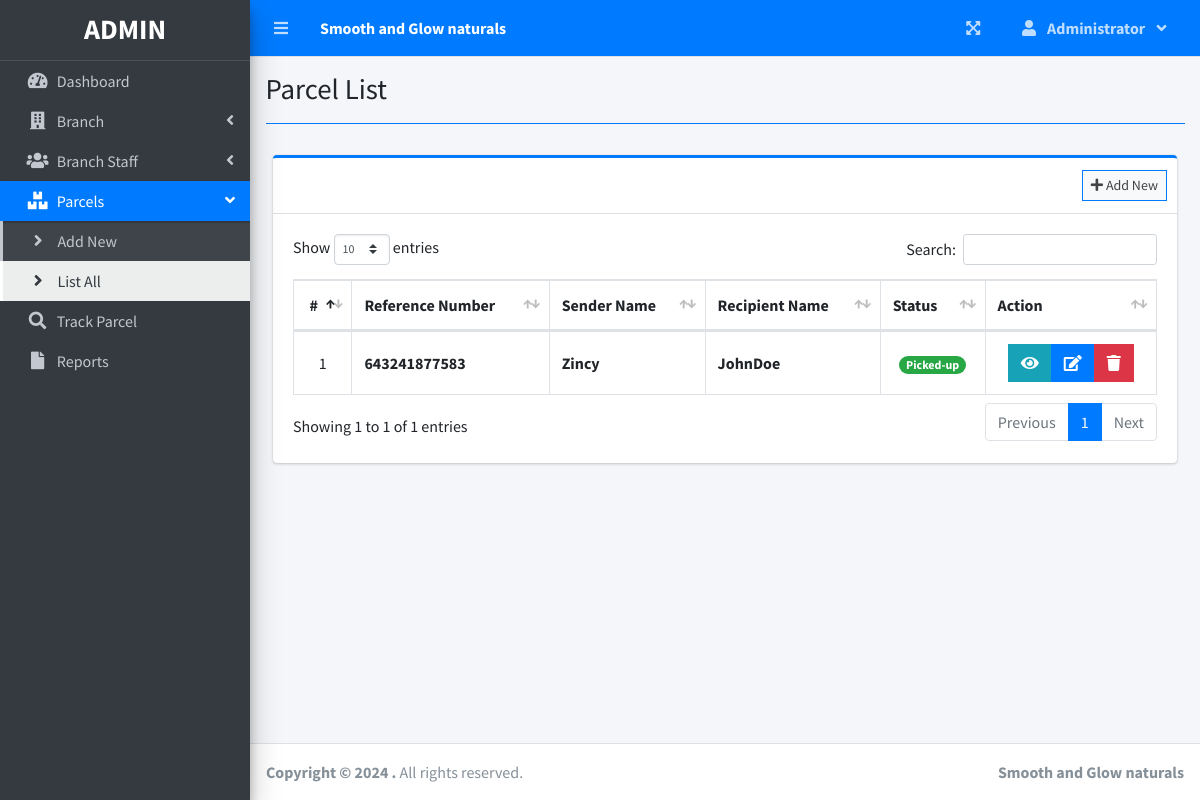
The page /index.php?page=parcel_list (signed in) on the database its author committed.
### tables this page shows
CREATE TABLE `parcels` (
  `id` int(30) NOT NULL,
  `reference_number` varchar(100) NOT NULL,
  `sender_name` text NOT NULL,
  `sender_address` text NOT NULL,
  `sender_contact` text NOT NULL,
  `recipient_name` text NOT NULL,
  `recipient_address` text NOT NULL,
  `recipient_contact` text NOT NULL,
  `type` int(1) NOT NULL COMMENT '1 = Deliver, 2=Pickup',
  `from_branch_id` varchar(30) NOT NULL,
  `to_branch_id` varchar(30) NOT NULL,
  `weight` varchar(100) NOT NULL,
  `height` varchar(100) NOT NULL,
  `width` varchar(100) NOT NULL,
  `length` varchar(100) NOT NULL,
  `price` float NOT NULL,
  `status` int(2) NOT NULL DEFAULT 0,
  `date_created` datetime NOT NULL DEFAULT current_timestamp()
);

### parcel_list.php (the view, shortened to what this page needs)
<?php include'db_connect.php' ?>
<div class="col-lg-12">
	<div class="card card-outline card-primary">
		<div class="card-header">
			<div class="card-tools">
				<a class="btn btn-block btn-sm btn-default btn-flat border-primary " href="./index.php?page=new_parcel"><i class="fa fa-plus"></i> Add New</a>
			</div>
		</div>
		<div class="card-body">
			<table class="table tabe-hover table-bordered" id="list">
				<!-- <colgroup>
					<col width="5%">
					<col width="15%">
					<col width="25%">
					<col width="25%">
					<col width="15%">
				</colgroup> -->
				<thead>
					<tr>
						<th class="text-center">#</th>
						<th>Reference Number</th>
						<th>Sender Name</th>
						<th>Recipient Name</th>
						<th>Status</th>
						<th>Action</th>
					</tr>
				</thead>
				<tbody>
					<?php
					$i = 1;
					$where = "";
					$qry = $conn->query("SELECT * from parcels $where order by  unix_timestamp(date_created) desc ");
					while($row= $qry->fetch_assoc()):
					?>
					<tr>
						<td class="text-center"><?php echo $i++ ?></td>
						<td><b><?php echo ($row['reference_number']) ?></b></td>
						<td><b><?php echo ucwords($row['sender_name']) ?></b></td>
						<td><b><?php echo ucwords($row['recipient_name']) ?></b></td>
						<td class="text-center">
							<?php
							switch ($row['status']) {
								case '8':
									echo "<span class='badge badge-pill badge-success'> Picked-up</span>";
									break;
							}
							?>
						</td>
						<td class="text-center">
		                    <div class="btn-group">
		                    	<button type="button" class="btn btn-info btn-flat view_parcel" data-id="<?php echo $row['id'] ?>">
		                          <i class="fas fa-eye"></i>
		                        </button>
		                        <a href="index.php?page=edit_parcel&id=<?php echo $row['id'] ?>" class="btn btn-primary btn-flat ">
		                          <i class="fas fa-edit"></i>
		                        </a>
		                        <button type="button" class="btn btn-danger btn-flat delete_parcel" data-id="<?php echo $row['id'] ?>">
		                          <i class="fas fa-trash"></i>
		                        </button>
	                      </div>
						</td>
					</tr>
				<?php endwhile; ?>
				</tbody>
			</table>
		</div>
	</div>
</div>

### parcel_list.php (style rules this page uses)
table td { vertical-align: middle !important; }

### rows shown on the page
parcels: reference_number "643241877583", sender_name "Zincy", recipient_name "JohnDoe", status "Picked-up"

### other values the page prints
$_SESSION['system']['name'] "Smooth and Glow naturals"
$_SESSION['login_firstname'] "Administrator"
$title "Parcel List"
